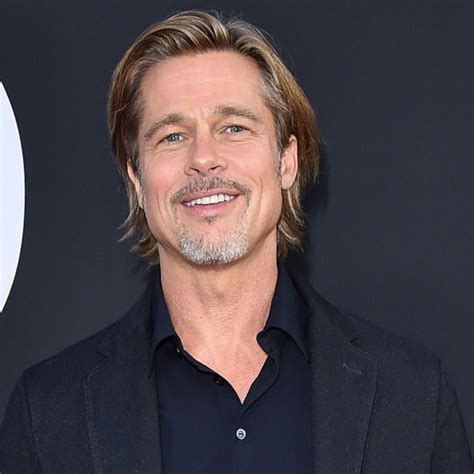
#> input picture Model/test_images/036_5e0af3bf.jpg, 474 x 474 px
$ jupyter execute --allow-errors celebrety_image_classifier.ipynb   (shell and % lines are left out)
#> lines starting #> are read from the running program, lines starting #| are printed output that depends on the picture
[cell 1]
import cv2
import numpy as np
import matplotlib.pyplot as plt

[cell 2]
img =  cv2.imread('./Model/test_images/036_5e0af3bf.jpg')
#> img is the input picture: shape (474, 474, 3); mean B, G, R 73, 67.4, 75

img.shape
#> Out = (474, 474, 3)

[cell 3]
plt.imshow(img)

[cell 4]
# making it a gray image

gray = cv2.cvtColor(img, cv2.COLOR_BGR2GRAY)
gray.shape
#> Out = (474, 474)

[cell 5]
gray

[cell 6]
plt.imshow(gray, cmap='gray')

[cell 7]
face_cascade = cv2.CascadeClassifier('./Model/Open_CV/haarcascades/haarcascade_frontalface_default.xml')
eye_cascade = cv2.CascadeClassifier('./Model/Open_CV/haarcascades/haarcascade_eye.xml')

faces = face_cascade.detectMultiScale(gray, 1.3, 5)
#> faces = [[108, 53, 199, 199]]

faces
#> Out = [[108, 53, 199, 199]]

[cell 8]
(x,y,w,h) = faces[0]
#> x = 108; y = 53; w = 199; h = 199
x,y,w,h
#> Out = (108, 53, 199, 199)

[cell 9]
face_img = cv2.rectangle(img,(x,y),(x+w, y+h),(0,255,0),2)
plt.imshow(face_img)

[cell 10]
for (x, y, w, h) in faces:
    # Draw a rectangle around the face
    cv2.rectangle(img, (x, y), (x + w, y + h), (255, 0, 0), 2)

    # Extract the region of interest (ROI) for the face in grayscale and color
    roi_gray = gray[y:y+h, x:x+w]
    roi_color = img[y:y+h, x:x+w]

    # Detect eyes within the face ROI
    eyes = eye_cascade.detectMultiScale(roi_gray)
    for (ex, ey, ew, eh) in eyes:
        # Draw a rectangle around the eyes
        cv2.rectangle(roi_color, (ex, ey), (ex + ew, ey + eh), (0, 255, 0), 2)
#> this loop made 1 pass
#> (x, y, w, h, eyes) on pass 1: (108, 53, 199, 199, [[46, 68, 35, 35], [103, 54, 46, 46]])
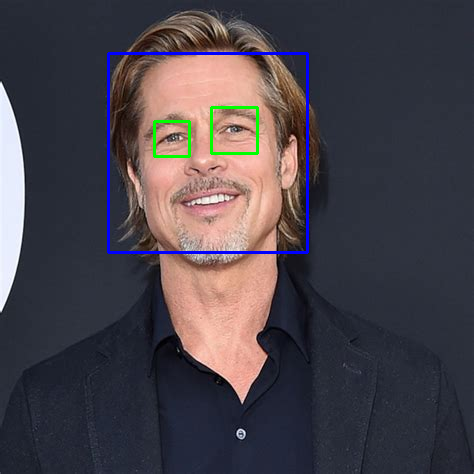
#> img: shape (474, 474, 3); mean B, G, R 74.4, 67.1, 73.3
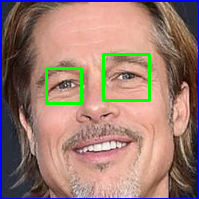
#> roi_color: shape (199, 199, 3); mean B, G, R 114.3, 124.8, 156.1

# Display the result using matplotlib
plt.imshow(cv2.cvtColor(img, cv2.COLOR_BGR2RGB))  # Convert BGR to RGB for matplotlib
plt.axis('off')  # Hide axis
plt.show()

[cell 11]
#cropping the image
plt.imshow(roi_color, cmap ='gray')

[cell 12]
# Function

def get_cropped_image(image_path):
    img = cv2.imread(image_path)
    gray = cv2.cvtColor(img, cv2.COLOR_BGR2GRAY)

    faces = face_cascade.detectMultiScale(gray, 1.3, 5)

    for (x,y,w,h) in faces:
        roi_gray = gray[y:y + h, x:x + w]
        roi_color = img[y:y + h, x:x + w]

        eyes = eye_cascade.detectMultiScale(roi_gray)

        if len(eyes)>2:
            return roi_color

[cell 13]
original_img = cv2.imread('./Model/test_images/051_268fdfd7.jpg')
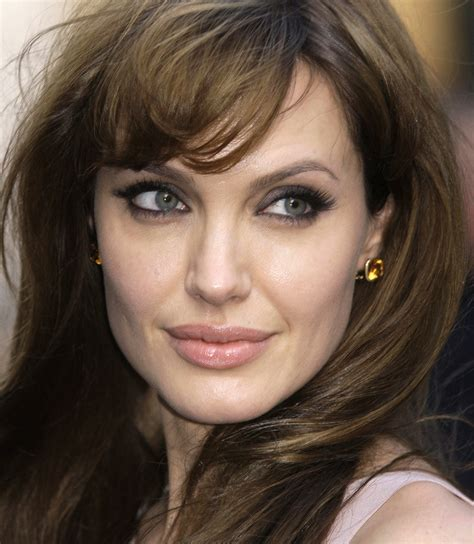
#> input picture Model/test_images/051_268fdfd7.jpg, 474 x 544 px
#> original_img is the input picture: shape (544, 474, 3); mean B, G, R 69.5, 82.8, 101.6

plt.imshow(original_img)

[cell 14]
cropped_img = get_cropped_image('./Model/test_images/050_7c5b026c.jpg')
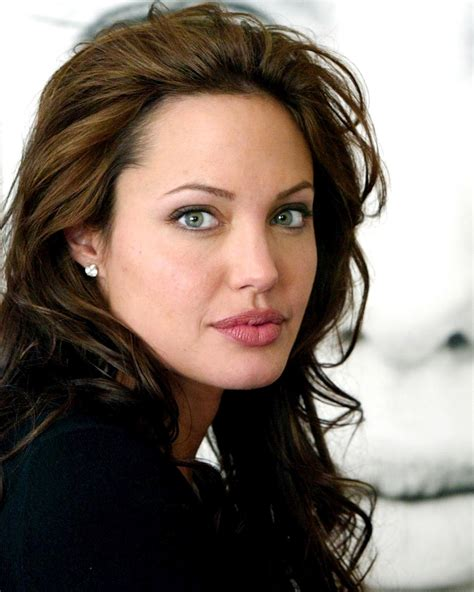
#> input picture Model/test_images/050_7c5b026c.jpg, 474 x 592 px
#> in get_cropped_image, img is the input picture: shape (592, 474, 3); mean B, G, R 105.1, 114, 126.7
#> in get_cropped_image, `gray = cv2.cvtColor(img, cv2.COLOR_BGR2GRAY)`:
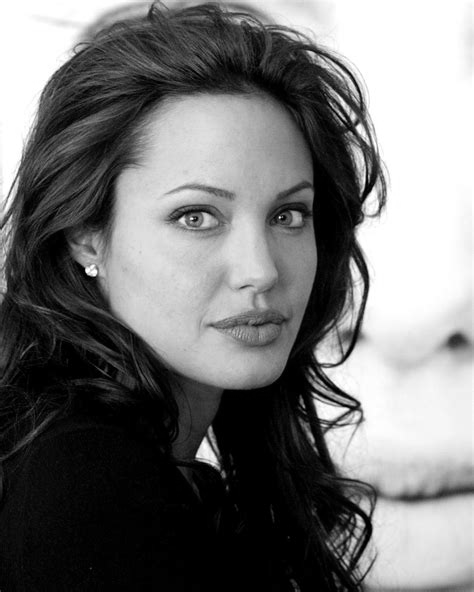
#> gray: shape (592, 474); min 0, max 255, mean 116.8
#> in get_cropped_image, `faces = face_cascade.detectMultiScale(gray, 1.3, 5)`: faces = [[97, 113, 274, 274]]
#> the loop in get_cropped_image, `for (x,y,w,h) in faces:` made 1 pass
#> (x, y, w, h, eyes) on pass 1: (97, 113, 274, 274, [[164, 79, 48, 48], [66, 75, 60, 60], [126, 190, 58, 58]])
#> pass 1, in get_cropped_image, `roi_color = img[y:y + h, x:x + w]`:
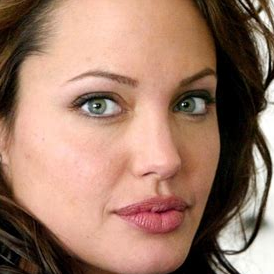
#> roi_color: shape (274, 274, 3); mean B, G, R 105, 122.9, 159

plt.imshow(cropped_img)

Creating Directory for Cleaned Images for Training Model

[cell 15]
path_to_data = './Model/Dataset/'
path_to_cr_data ='./Model/cropped_images/'

[cell 16]
import os
img_dirs = []

for entry in os.scandir(path_to_data):
    if entry.is_dir():
        img_dirs.append(entry.path)

img_dirs

[cell 17]
import shutil

if os.path.exists(path_to_cr_data):
    shutil.rmtree(path_to_cr_data)

os.makedirs(path_to_cr_data)

[cell 18]
# Making directories for each celebrities cropped images by their named folder

cropped_img_dirs = []
celebrity_file_names_dict = {}

for img_dir in img_dirs:
    count = 1
    celebrity_name = img_dir.split('/')[-1]
    print(celebrity_name)

    celebrity_file_names_dict[celebrity_name] = []


    for entry in os.scandir(img_dir):
        roi_color = get_cropped_image(entry.path)
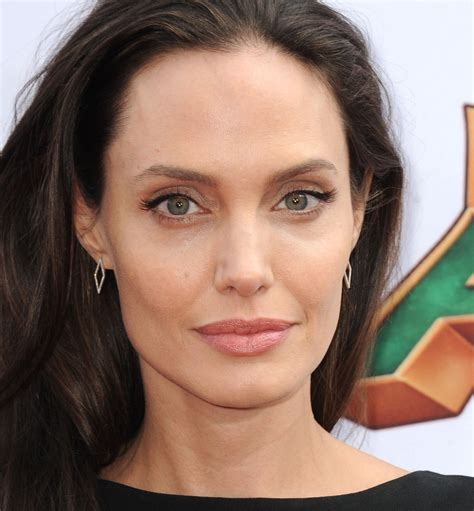
#> input picture Model/Dataset/Angelina_Jolie/022_b497b92e.jpg, 474 x 511 px
#> in get_cropped_image, img is the input picture: shape (511, 474, 3); mean B, G, R 104.5, 116.7, 141.7
#> in get_cropped_image (call 2), `gray = cv2.cvtColor(img, cv2.COLOR_BGR2GRAY)`:
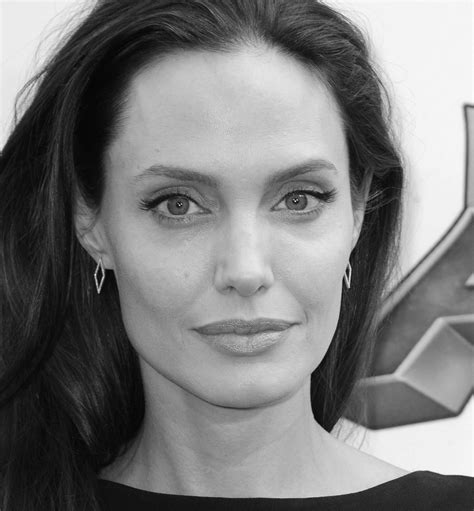
#> gray: shape (511, 474); min 2, max 254, mean 122.8
#> in get_cropped_image (call 2), `faces = face_cascade.detectMultiScale(gray, 1.3, 5)`: faces = [[71, 74, 329, 329]]
#> the loop in get_cropped_image, `for (x,y,w,h) in faces:` made 1 pass
#> pass 1, in get_cropped_image (call 2), `roi_color = img[y:y + h, x:x + w]`:
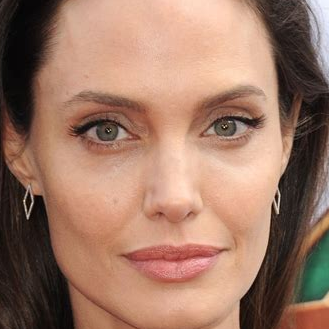
#> roi_color: shape (329, 329, 3); mean B, G, R 101.8, 120.3, 158

        if roi_color is not None:
            cropped_folder = path_to_cr_data + celebrity_name
            if not os.path.exists(cropped_folder):
                os.makedirs(cropped_folder)
                cropped_img_dirs.append(cropped_folder)

                print(cropped_folder)

            cropped_file_name = celebrity_name+str(count)+'.png'
            cropped_file_path = cropped_folder + "/" + cropped_file_name

            cv2.imwrite(cropped_file_path, roi_color)

            celebrity_file_names_dict[celebrity_name].append(cropped_file_path)
            count += 1

Augmentaion Process

[cell 19]
import os
import random
import cv2
import numpy as np
import albumentations as A
import pywt
from skimage.feature import local_binary_pattern
import tensorflow as tf
from tensorflow import keras
from tensorflow.keras import layers
from sklearn.model_selection import train_test_split

from sklearn.preprocessing import MinMaxScaler


# Define augmentation pipeline
#> (the rest of this cell did not finish here and is left out)

[cell 20]
def w2d(img, mode='haar', level=2):
#> called with mode = 'db1', level = 5
    imArray = cv2.cvtColor(img, cv2.COLOR_BGR2GRAY)
    imArray = np.float32(imArray) / 255.0
    coeffs = pywt.wavedec2(imArray, mode, level=level)
    coeffs_H = list(coeffs)
    coeffs_H[0] *= 0.5
    imArray_H = pywt.waverec2(coeffs_H, mode)
    imArray_H = np.uint8(np.clip(imArray_H * 255, 0, 255))
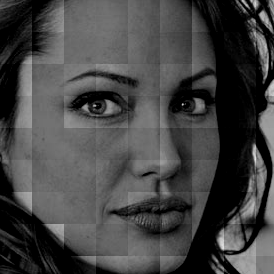
#> imArray_H: shape (274, 274); min 0, max 230, mean 68.4
    return imArray_H

[cell 21]
im_har = w2d(cropped_img,'db1' , 5)
plt.imshow(im_har, cmap = 'gray')

[cell 22]
celebrity_file_names_dict

[cell 23]
# The X and Y should bbe the number or, any kind of number of the celebrities of the images

class_dict = {}
count = 0
for celebrity_name in celebrity_file_names_dict.keys():

    class_dict[celebrity_name ] = count
    count += 1
class_dict
